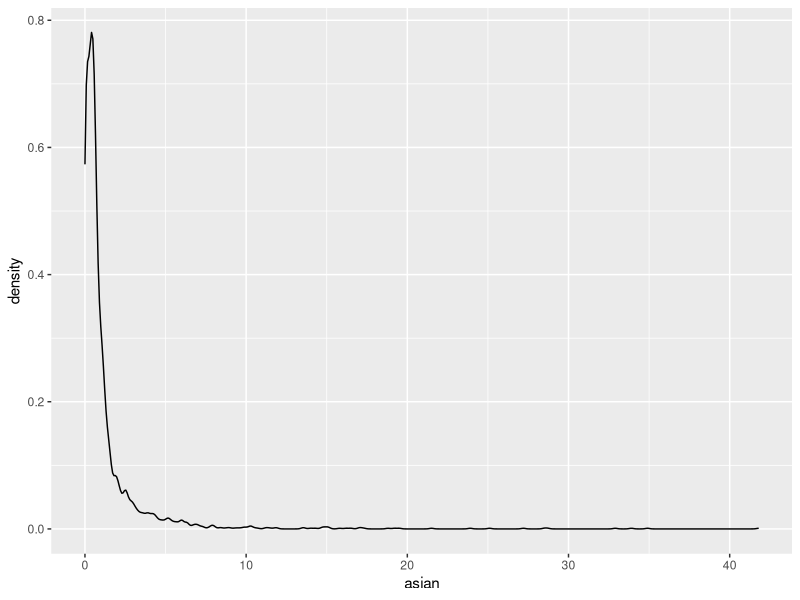
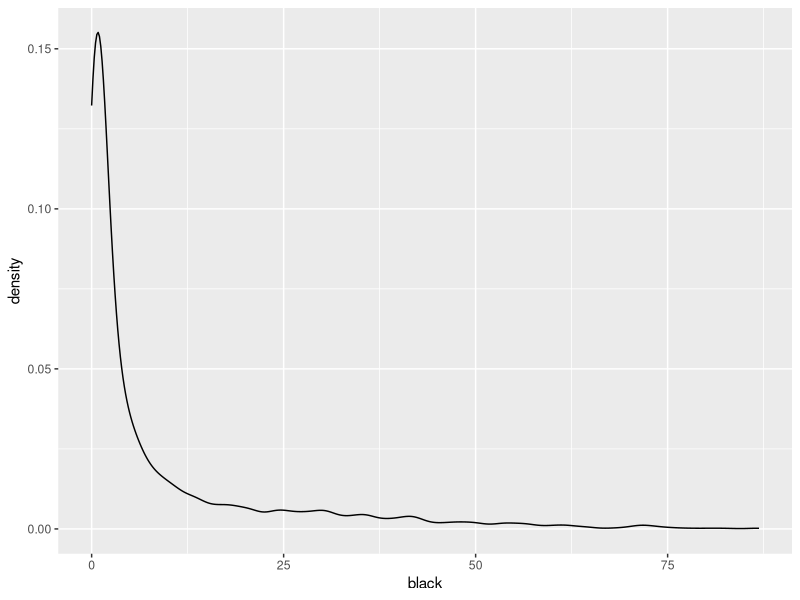
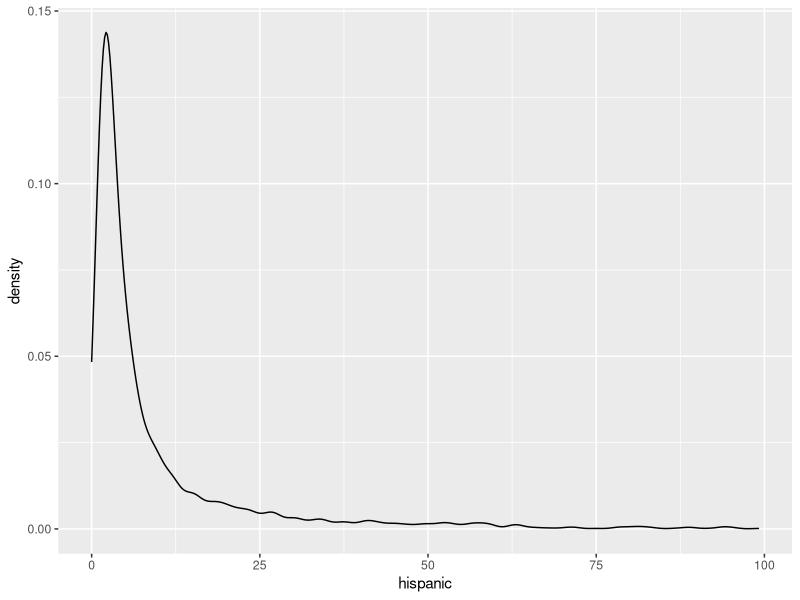
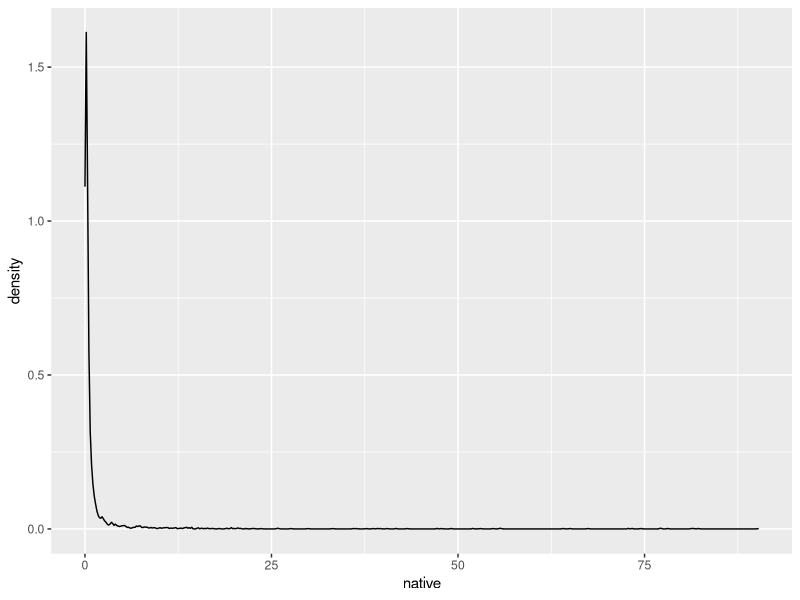
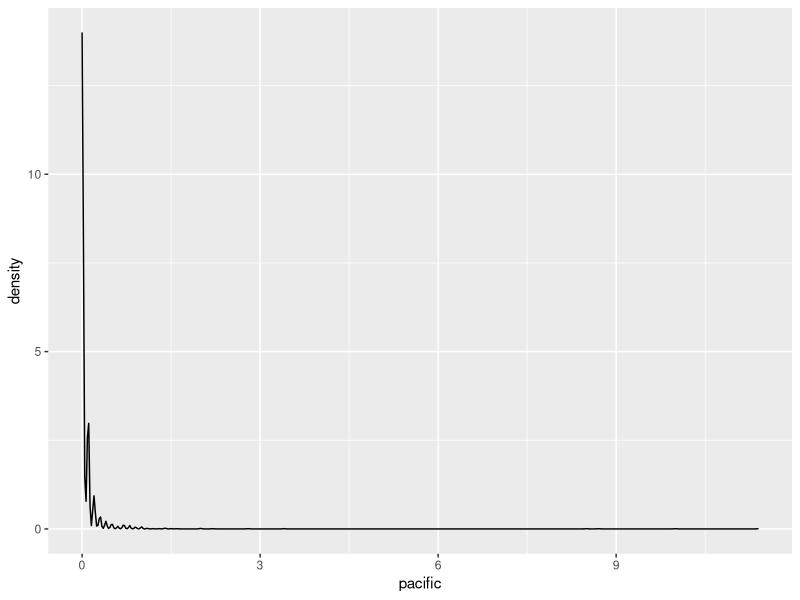
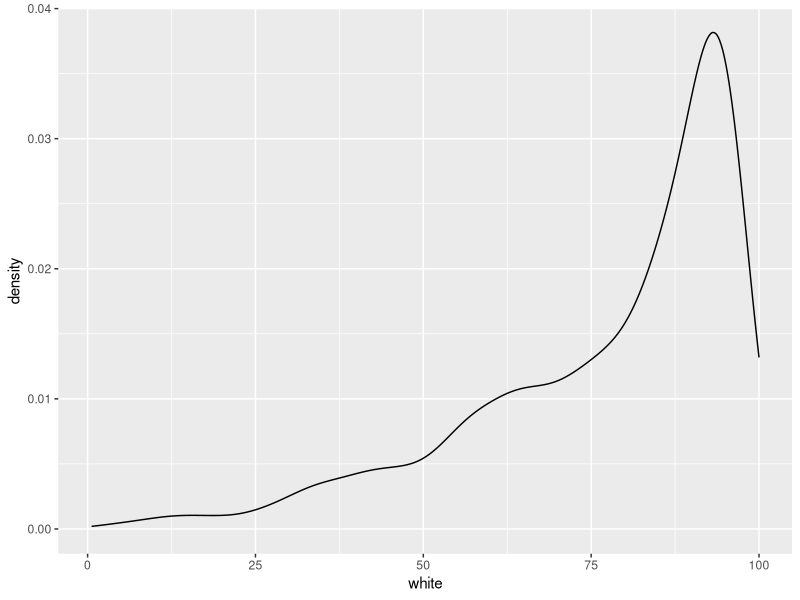
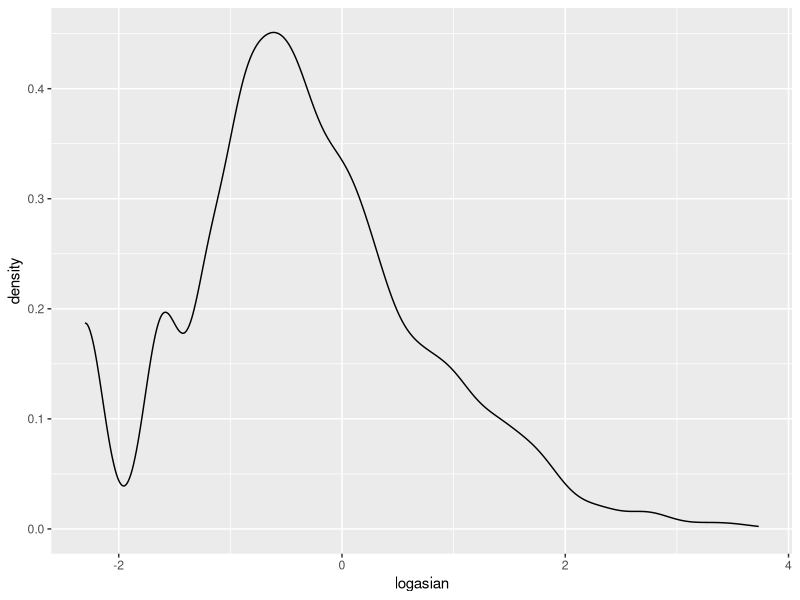
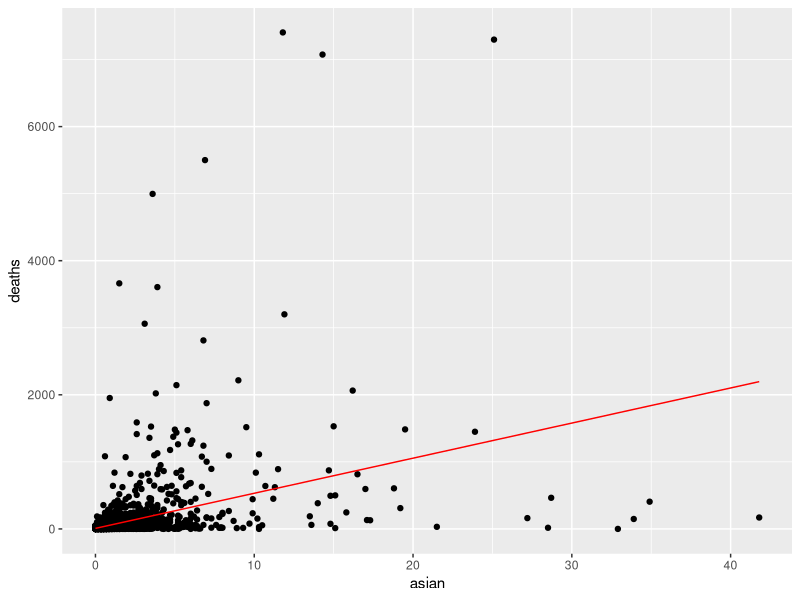

These figures' R source, in order:
# Statistical analysis of race in relation to COVID cases and deaths 
library(readr)
library(dplyr)
library(tidyverse)
library(ggplot2)

covid_and_politics_db <- read_csv("covid_and_politics_db.csv")

# race is categorized as hispanic, black, white, native, asian, pacific in data, represented by population percentage
# visualize distribution using density plot
ggplot(covid_and_politics_db, aes(x=asian)) + geom_density()
ggplot(covid_and_politics_db, aes(x=black)) + geom_density()
ggplot(covid_and_politics_db, aes(x=hispanic)) + geom_density()
ggplot(covid_and_politics_db, aes(x=native)) + geom_density()
ggplot(covid_and_politics_db, aes(x=pacific)) + geom_density()
ggplot(covid_and_politics_db, aes(x=white)) + geom_density()

# Shapiro test of distributions of each race populations across counties 
shapiro.test(covid_and_politics_db$asian)
shapiro.test(covid_and_politics_db$black)
shapiro.test(covid_and_politics_db$hispanic)
shapiro.test(covid_and_politics_db$native)
shapiro.test(covid_and_politics_db$pacific)
shapiro.test(covid_and_politics_db$white)

# Attempt to normalize data, transform data to log 
covid_and_politics_db <- covid_and_politics_db %>% mutate(logasian=log(asian))
ggplot(covid_and_politics_db, aes(x=logasian)) + geom_density()
shapiro.test((covid_and_politics_db$logasian))
# p-value came back NA
# how to correct for values that are 0? 

#t-test
# How each racial group compares to national percentage?
# National demographics (https://www.census.gov/quickfacts/fact/table/US/RHI725219#RHI725219)
t.test(covid_and_politics_db$asian,mu=5.9)
# p-value < 2.2e-16 

t.test(covid_and_politics_db$black,mu=13.4)
# p-value < 2.2e-16 

t.test(covid_and_politics_db$hispanic,mu=18.5)
# p-value < 2.2e-16 

t.test(covid_and_politics_db$native,mu=1.3)
# p-value = 0.02594

t.test(covid_and_politics_db$pacific,mu=.2)
# p-value < 2.2e-16 

t.test(covid_and_politics_db$white,mu=76.3)
# p-value = 0.0121

# Plotting race against deaths 
# Is there a correlation to the population percentage and number of deaths for each race
# plot geom_point()
cor(covid_and_politics_db$asian,covid_and_politics_db$deaths)
# cor = 0.3866916

asiansubset <- filter(covid_and_politics_db, asian > 0)
cor(asiansubset$asian,asiansubset$deaths)
# cor = 0.3816597

cor(covid_and_politics_db$black,covid_and_politics_db$deaths)
# cor = 0.1000879

blacksubset <- filter(covid_and_politics_db, black > 0)
cor(blacksubset$black,blacksubset$deaths)
# cor = 0.09532199

cor(covid_and_politics_db$hispanic,covid_and_politics_db$deaths)
# cor = 0.1855989

hispanicsubset <- filter(covid_and_politics_db, hispanic > 0)
cor(hispanicsubset$hispanic,hispanicsubset$deaths)
# cor = 0.1852145

cor(covid_and_politics_db$native,covid_and_politics_db$deaths)
# cor = -0.2833973

nativesubset <- filter(covid_and_politics_db, native > 0)
cor(nativesubset$native,nativesubset$deaths)
# cor = -0.03394758

cor(covid_and_politics_db$pacific,covid_and_politics_db$deaths)
# cor = 0.002149216

pacificsubset <- filter(covid_and_politics_db, pacific > 0)
cor(pacificsubset$pacific,pacificsubset$deaths)
# cor = -0.004109643

cor(covid_and_politics_db$white,covid_and_politics_db$deaths)
# cor = -0.2461909

whitesubset <- filter(covid_and_politics_db, white > 0)
# no rows were dropped
cor(whitesubset$white,whitesubset$deaths)
#cor = -0.2461909

# Plotting race against cases 
# Is there a correlation to the population percentage and number of cases for each race
# plot geom_point()

cor(covid_and_politics_db$asian,covid_and_politics_db$cases)
# cor = 0.3789749

cor(asiansubset$asian,asiansubset$cases)
# cor = 0.3713666

cor(covid_and_politics_db$black,covid_and_politics_db$cases)
# cor = 0.09172789

cor(blacksubset$black,blacksubset$cases)
# cor = 0.08546051

cor(covid_and_politics_db$hispanic,covid_and_politics_db$cases)
# cor = 0.21881

cor(hispanicsubset$hispanic,hispanicsubset$cases)
# cor = 0.2183284

cor(covid_and_politics_db$native,covid_and_politics_db$cases)
# cor = -0.03332523

cor(nativesubset$native,nativesubset$cases)
# cor = -0.04104694

cor(covid_and_politics_db$pacific,covid_and_politics_db$cases)
# cor = 0.02951223

cor(pacificsubset$pacific,pacificsubset$cases)
# cor = 0.005940469

cor(covid_and_politics_db$white,covid_and_politics_db$cases)
# cor = -0.2830009

# no plot or cor for white_subset because there are no counties with 0% white populations. 

# linear regression 
asian_model <- lm(deaths ~ asian,data=covid_and_politics_db)
summary(lm(deaths ~ asian,data=covid_and_politics_db))
asian_yvals <- asian_model$coefficients['asian']*covid_and_politics_db$asian + asian_model$coefficients['(Intercept)']
plt <- ggplot(covid_and_politics_db,aes(x=asian,y=deaths))
plt + geom_point() + geom_line(aes(y=asian_yvals), color="red")

asiansubset_model <- lm(deaths ~ asian,data=asiansubset)
summary(lm(deaths ~ asian,data=asiansubset))
asiansubset_yvals <- asiansubset_model$coefficients['asian']*asiansubset$asian + asiansubset_model$coefficients['(Intercept)']
plt <- ggplot(asiansubset,aes(x=asian,y=deaths))
plt + geom_point() + geom_line(aes(y=asiansubset_yvals), color="red")

black_model <- lm(deaths ~ black,data=covid_and_politics_db)
summary(lm(deaths ~ black,data=covid_and_politics_db))
black_yvals <- black_model$coefficients['black']*covid_and_politics_db$black + black_model$coefficients['(Intercept)']
plt <- ggplot(covid_and_politics_db,aes(x=black,y=deaths))
plt + geom_point() + geom_line(aes(y=black_yvals), color="red")

blacksubset_model <- lm(deaths ~ black,data=blacksubset)
summary(lm(deaths ~ black,data=blacksubset))
blacksubset_yvals <- blacksubset_model$coefficients['black']*blacksubset$black + blacksubset_model$coefficients['(Intercept)']
plt <- ggplot(blacksubset,aes(x=black,y=deaths))
plt + geom_point() + geom_line(aes(y=blacksubset_yvals), color="red")

hispanic_model <- lm(deaths ~ hispanic,data=covid_and_politics_db)
summary(lm(deaths ~ hispanic,data=covid_and_politics_db))
hispanic_yvals <- hispanic_model$coefficients['hispanic']*covid_and_politics_db$hispanic + hispanic_model$coefficients['(Intercept)']
plt <- ggplot(covid_and_politics_db,aes(x=hispanic,y=deaths))
plt + geom_point() + geom_line(aes(y=hispanic_yvals), color="red")

hispanicsubset_model <- lm(deaths ~ hispanic,data=hispanicsubset)
summary(lm(deaths ~ hispanic,data=hispanicsubset))
hispanicsubset_yvals <- hispanicsubset_model$coefficients['hispanic']*hispanicsubset$hispanic + hispanicsubset_model$coefficients['(Intercept)']
plt <- ggplot(hispanicsubset,aes(x=hispanic,y=deaths))
plt + geom_point() + geom_line(aes(y=hispanicsubset_yvals), color="red")

native_model <- lm(deaths ~ native,data=covid_and_politics_db)
summary(lm(deaths ~ native,data=covid_and_politics_db))
native_yvals <- native_model$coefficients['native']*covid_and_politics_db$native + native_model$coefficients['(Intercept)']
plt <- ggplot(covid_and_politics_db,aes(x=native,y=deaths))
plt + geom_point() + geom_line(aes(y=native_yvals), color="red")

nativesubset_model <- lm(deaths ~ native,data=nativesubset)
summary(lm(deaths ~ native,data=nativesubset))
nativesubset_yvals <- nativesubset_model$coefficients['native']*nativesubset$native + nativesubset_model$coefficients['(Intercept)']
plt <- ggplot(nativesubset,aes(x=native,y=deaths))
plt + geom_point() + geom_line(aes(y=nativesubset_yvals), color="red")

pacific_model <- lm(deaths ~ pacific,data=covid_and_politics_db)
summary(lm(deaths ~ pacific,data=covid_and_politics_db))
pacific_yvals <- pacific_model$coefficients['pacific']*covid_and_politics_db$pacific + pacific_model$coefficients['(Intercept)']
plt <- ggplot(covid_and_politics_db,aes(x=pacific,y=deaths))
plt + geom_point() + geom_line(aes(y=pacific_yvals), color="red")

pacificsubset_model <- lm(deaths ~ pacific,data=pacificsubset)
summary(lm(deaths ~ pacific,data=pacificsubset))
pacificsubset_yvals <- pacificsubset_model$coefficients['pacific']*pacificsubset$pacific + pacificsubset_model$coefficients['(Intercept)']
plt <- ggplot(pacificsubset,aes(x=pacific,y=deaths))
plt + geom_point() + geom_line(aes(y=pacificsubset_yvals), color="red")

white_model <- lm(deaths ~ white,data=covid_and_politics_db)
summary(lm(deaths ~ white,data=covid_and_politics_db))
white_yvals <- white_model$coefficients['white']*covid_and_politics_db$white + white_model$coefficients['(Intercept)']
plt <- ggplot(covid_and_politics_db,aes(x=white,y=deaths))
plt + geom_point() + geom_line(aes(y=white_yvals), color="red")

# no subset model for white population because the subset is the same as data

# multiple linear regression model 
lm(deaths ~ hispanic + black + native + asian + pacific + white,data=covid_and_politics_db)
lm(cases ~ hispanic + black + native + asian + pacific + white,data=covid_and_politics_db)
summary(lm(deaths ~ hispanic + black + native + asian + pacific + white,data=covid_and_politics_db))
summary(lm(cases ~ hispanic + black + native + asian + pacific + white,data=covid_and_politics_db))